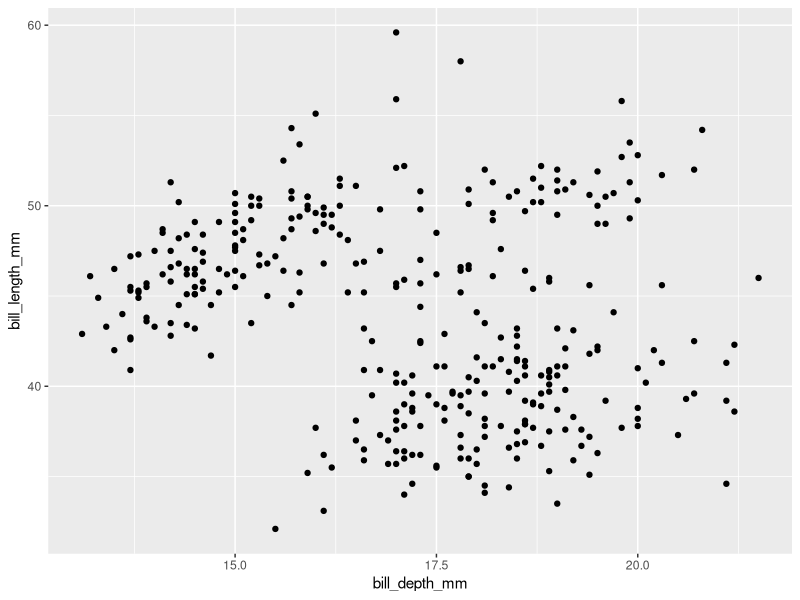
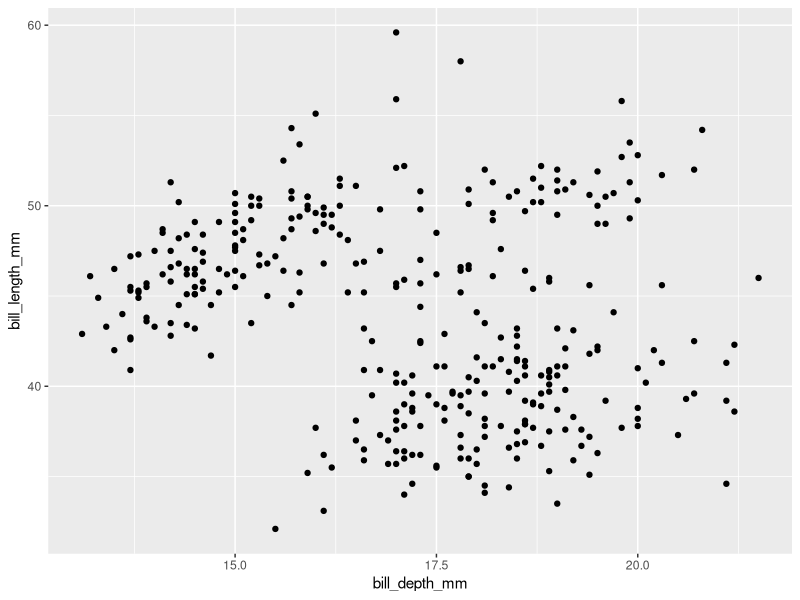
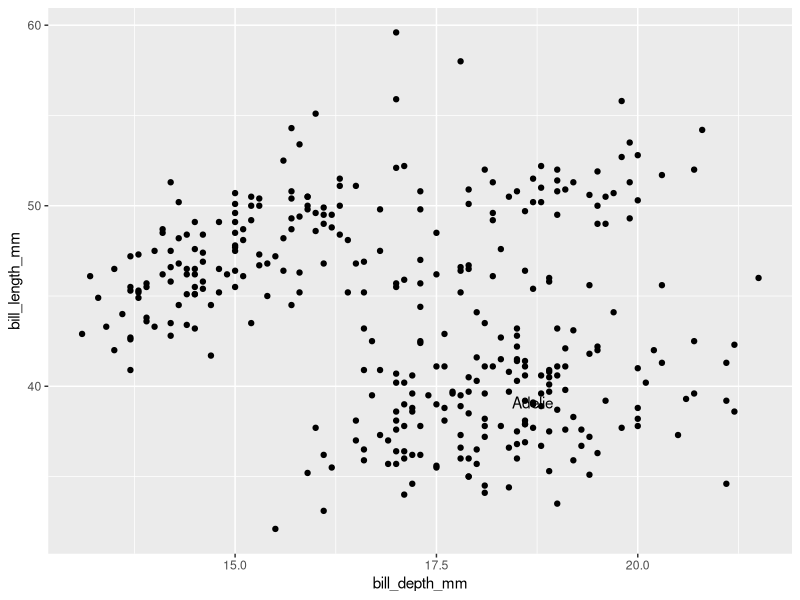
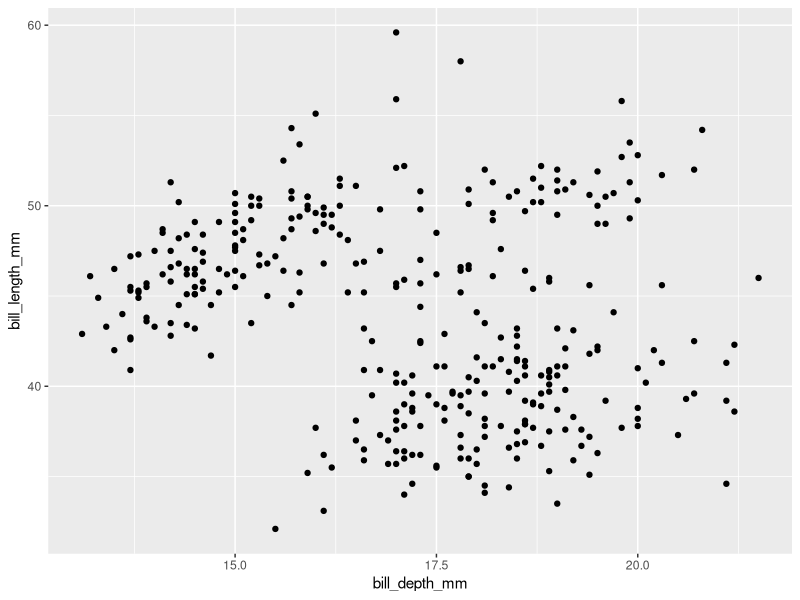
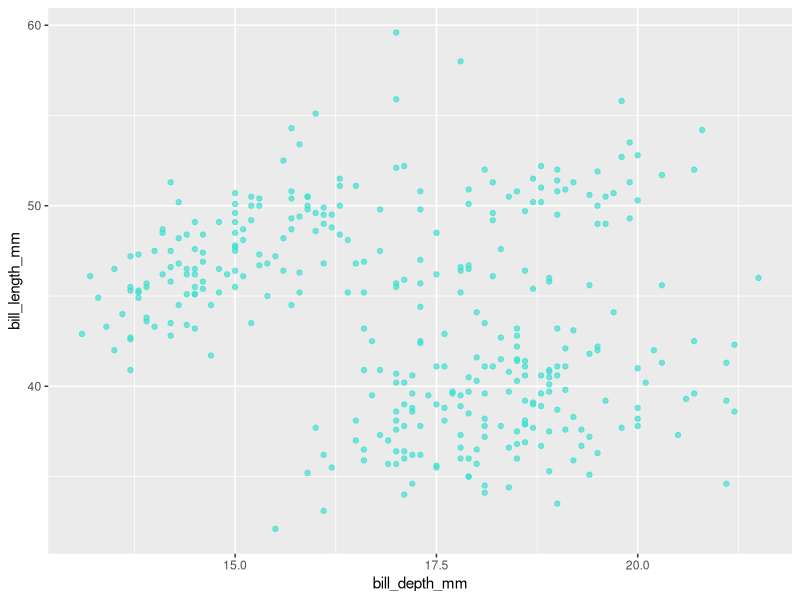
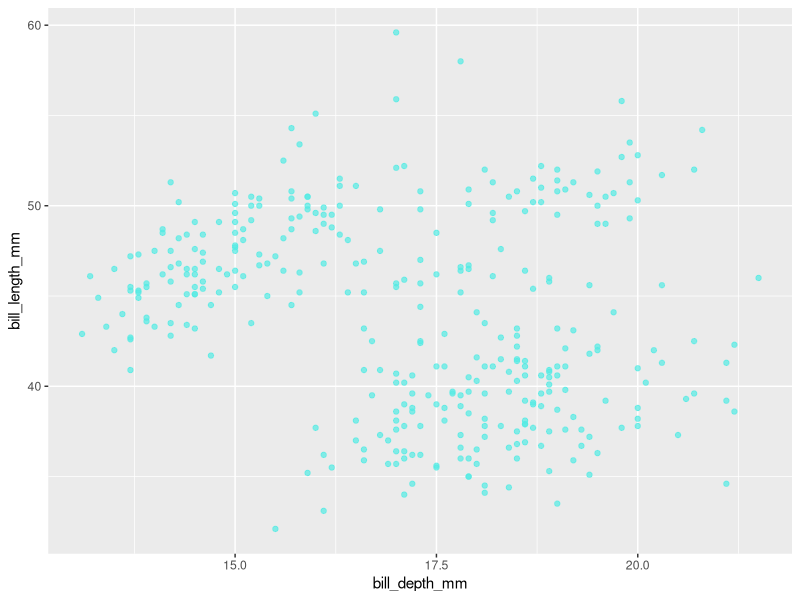
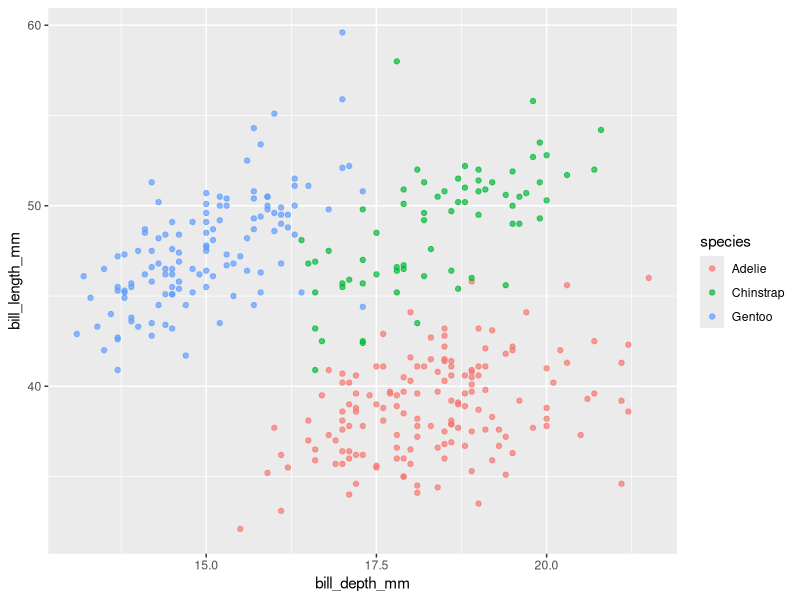
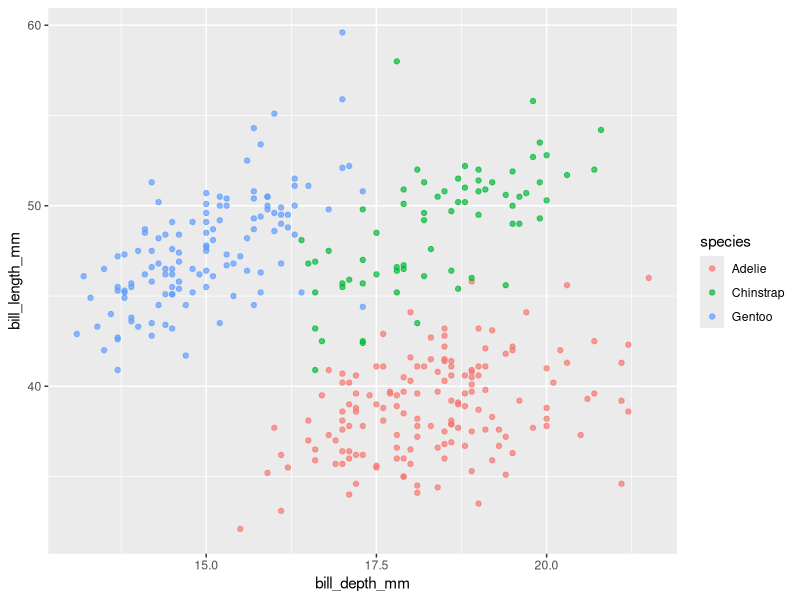

Write the R code that produced these figures, in order.
library(palmerpenguins)
library(tidyverse)
data("penguins")

# Capas DATA y AESTHETIC GGPLOT2 ----

## DATA ----
# Hace referencia a los datos que se incuyen. Deben estar en tidydata.

### Métodos de Entrada ----
# Aunque el método más normal para introducir DATA es en la función ggplot(data = DATA)
ggplot(data = penguins, aes(x = bill_depth_mm, y = bill_length_mm))+
  geom_point()

# Se pueden introducir también en las funciones de geometrías usando esta estructura
ggplot()+ # siempre es necesario
  geom_point(data = penguins, aes(x = bill_depth_mm, y = bill_length_mm))

# Usaremos este segundo método en los casos en los que vayamos a añadir varios DATA en un mismo gráfico
ggplot()+ # siempre es necesario
  geom_point(data = penguins, aes(x = bill_depth_mm, y = bill_length_mm)) +
  geom_text(data = penguins %>% slice_head(n = 1), aes(x = bill_depth_mm, y = bill_length_mm, label = species))

# También podemos incorporar DATA usando dplyr
penguins %>%
  ggplot(aes(x = bill_depth_mm, y = bill_length_mm)) +
  geom_point()
  

## AESTHETIC  ----
# Hace referencia a las características estéticas que describen cómo queremos los datos que se vean en el gráfico.
# Las principales caracterísitcas estéticas que usaremos son: posición en los ejes, color exterior, color de relleno (fill),
# forma de los puntos (shape), opacidad (alpha), tipo de línea (linetype), grosor de línea (linewidth) y tamaño (size).
# No todos los objetos geométricos tienen los mismos aesthetic: por ejemplo un gráfico de barras no tendrá shape, pero si color
# de relleno.

# Podemos diferenciar las estéticas según si son valores fijos o están mapeadas con alguna variable

### AESTHETIC FIJOS ----

# Características estéticas fijas, como por ejemplo poner todos los puntos del mismo color

# No se declaran en la función aes()
ggplot(data = penguins, aes(x = bill_depth_mm, y = bill_length_mm))+
  geom_point(color = "turquoise", alpha = 0.7)

# Los colores se pueden declarar usando los nombres de algunos colores predefinidos
# https://sape.inf.usi.ch/quick-reference/ggplot2/colour
# O usando el código hexadecimal: "#54EBE4", "#54C1EB"

ggplot(data = penguins, aes(x = bill_depth_mm, y = bill_length_mm))+
  geom_point(color = "#54EBE4", alpha = 0.7)

### AESTHETIC MAPEADOS ----

# Características estéticas dinámicas que se asocian a una variable, como por ejemplo colorear cada grupo de un color
ggplot(data = penguins, aes(x = bill_depth_mm, y = bill_length_mm, color = species))+ # se especifica en aes()
  geom_point(alpha = 0.7)

# De forma recomendada, para evitar problemas futuros, definiremos la estética de cada geometría en su función
# salvo x e y
ggplot(data = penguins, aes(x = bill_depth_mm, y = bill_length_mm))+ # se especifica en aes()
  geom_point(alpha = 0.7, aes(color = species))

# Se pueden añadir varias estéticas
ggplot(data = penguins, aes(x = bill_depth_mm, y = bill_length_mm))+ # se especifica en aes()
  geom_point(alpha = 0.7, aes(color = species, shape = island))

### Variables Categóricas en los AESTHETIC ----

# Como se ha podido apreciar, los AESTHETIC transforman las variables de texto a factores.
# Por defecto, el orden de los factores se realiza por defecto (alfabético) pero como vimos
# podemos modificar este comportamiento

penguins %>%
  mutate(species = factor(species, levels = c("Gentoo", "Adelie", "Chinstrap"))) %>%
  ggplot(aes(x = bill_depth_mm, y = bill_length_mm, color = species)) + 
  geom_point(alpha = 0.7)

# Lo mismo ocurre cuando queremos usar cualquier variable categórica como eje
penguins %>%
  ggplot(aes(x = species, y = bill_length_mm, color = species)) + 
  geom_point(alpha = 0.7)

# Si queremos cambiar el orden, tan solo modificad el factor
penguins %>%
  mutate(species = factor(species, levels = c("Gentoo", "Adelie", "Chinstrap"))) %>%
  ggplot(aes(x = species, y = bill_length_mm, color = species)) + 
  geom_point(alpha = 0.7)


#############################################################
# EJERCICIO 1
# Contexto:
# Evaluar el tamaño del cerebro y el cuerpo de las especies del dataset msleep
#
# Enunciado:
# 1. Carga el dataset msleep
# 2. Genera gráfico simple de puntos con bodywt en eje X y brainwt en eje Y. Añade un alpha de 0.7 y
# pinta los puntos de color "orange"
# 3. Genera gráfico simple de puntos con bodywt en eje X y brainwt en eje Y. Añade un alpha de 0.7 y
# pinta los puntos según la columna "vore"
#############################################################

# El estudiante debe completar a partir de aquí
data("msleep")



# SOLUCIÓN

msleep %>%
  ggplot(aes(x = bodywt, y = brainwt))+
  geom_point(alpha = 0.7, color = "orange")

msleep %>%
  filter(!is.na(vore)) %>%
  ggplot(aes(x = bodywt, y = brainwt))+
  geom_point(alpha = 0.7, aes(color = vore))


#############################################################
# EJERCICIO 2
# Contexto:
# Evaluar el tiempo despierto y el peso del cerebro de la base de datos msleep
#
# Enunciado:
# 1. Carga el dataset msleep
# 2. Genera gráfico simple de puntos con awake en eje Y y brainwt en eje X. La forma de los puntos depende
# de el estado de conservación (conservation)
# 3. Genera el gráfico anterior, añade el nombre (name) de los dos animales con mayor valor de brainwt
#############################################################

# El estudiante debe completar a partir de aquí
data("msleep")



# SOLUCIÓN

msleep %>%
  filter(!is.na(conservation)) %>%
  ggplot(aes(y = awake, x = brainwt))+
  geom_point(aes(shape = conservation))

msleep %>%
  filter(!is.na(conservation)) %>%
  ggplot(aes(y = awake, x = brainwt))+
  geom_point(aes(shape = conservation))+
  geom_text(data = msleep %>% filter(!is.na(conservation)) %>% arrange(desc(brainwt)) %>% head(2),
            aes(y = awake, x = brainwt, label = name))
